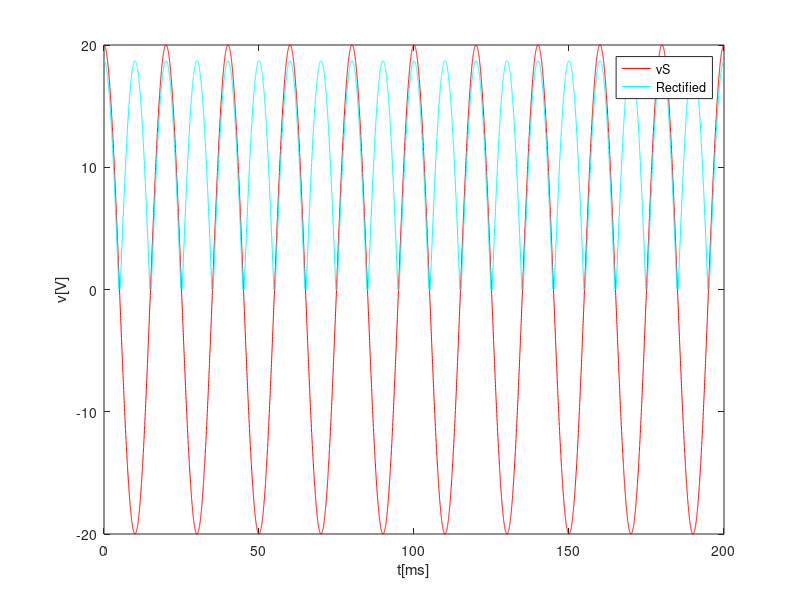
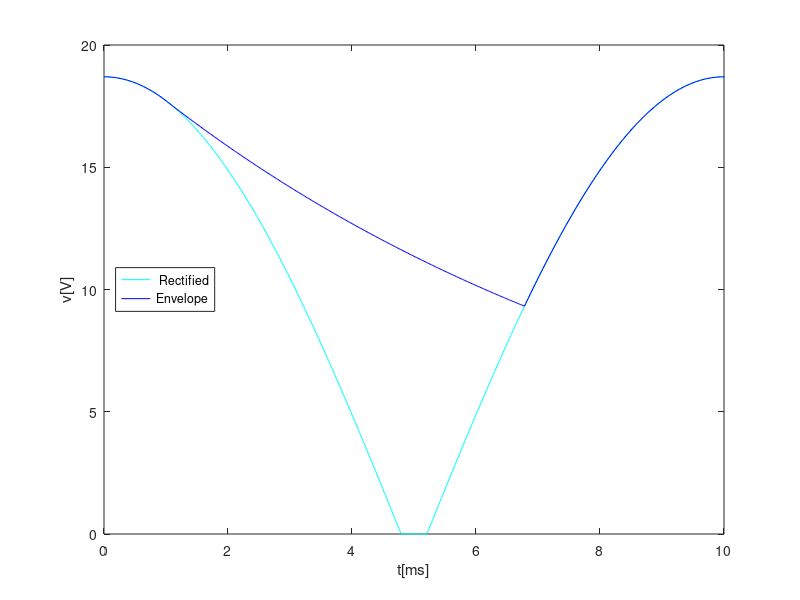
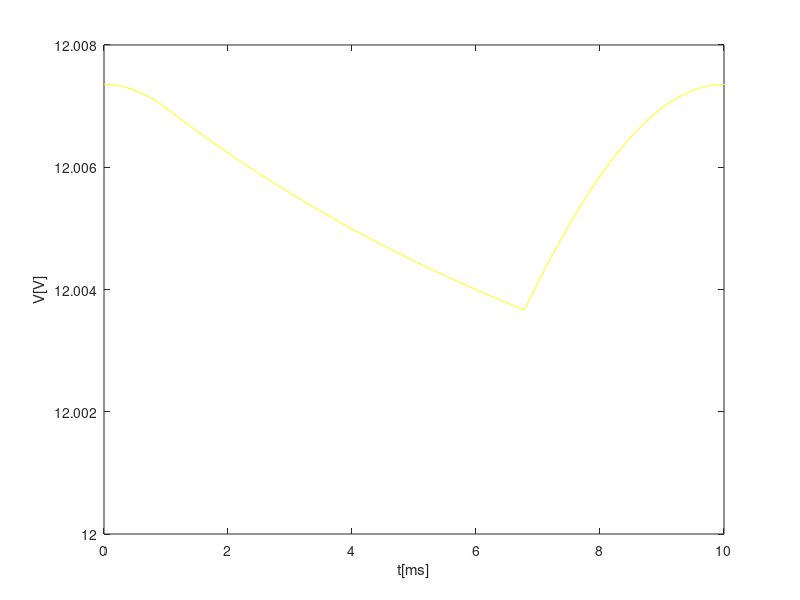
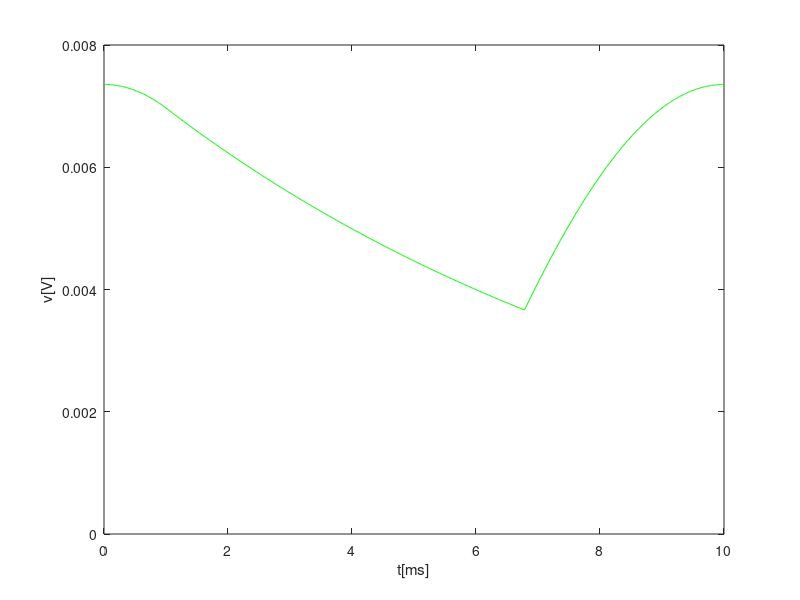

Write MATLAB code to recreate these figures, in order. (Note: this script raises an error after producing the figures.)
close all
clear all
vT=25e-3;
f=50;
w=2*pi*f;
R=3e3;
C=3e-6;
vON=0.65;

t=linspace(0, 0.2, 10000);
A = 20;
vS=A*cos(w*t);
vOhr= zeros(1,length(t));
for i=1:length(t)
  if(vS(i) >= 2*vON)
    vOhr(i) = vS(i) - 2*vON;
  elseif (vS(i)<= -2*vON)
    vOhr(i) = -vS(i) - 2*vON;
  else
    vOhr(i) = 0;
  endif
endfor

figure
plot(t*1000, vS, "r-;vS;")
hold on;
plot(t*1000, vOhr, "c-;Rectified;")
xlabel ("t[ms]")
ylabel ("v[V]")
print ("vo.eps", "-depsc");

%envelope detector
tOFF=atan(1/(w*R*C))/w

vOnexp = (A*cos(w*tOFF)- 2*vON)*exp(-(t-tOFF)/(R*C));

figure
plot(t*1000, vOhr, "c-; Rectified;")
hold on;
T=1/f
for i=1:length(t)
if t(i) < tOFF
    vO(i) = vOhr(i);
  elseif vOnexp(i) > vOhr(i)
   vO(i) = vOnexp(i);
  else
    vO(i) = vOhr(i);
  endif
endfor

plot(t*1000, vO, "b-;Envelope;")
hold off;
axis ([0 10])
xlabel ("t[ms]")
ylabel ("v[V]")
legend ('location', 'west');
print ("venvlope.eps", "-depsc");


%voltage regulator
Is=1e-12;
vT=25e-3;
vON=0.65;
Vd = 12/18;
vlim =18*vON;
rd=vT/(Is*exp(Vd/vT))
vo= zeros(1,length(t));
for i=1:length(t)
vo(i) =18*rd/(R+18*rd) *vO(i);
endfor

figure;
%limit
for i=1:length(t)
  if vO(i) > vlim
    vO(i) = vlim;
  elseif vO(i) < -vlim
    vO(i) = -vlim;
  endif
endfor
  VO=12;
  vOr= zeros(1,length(t));
for i=1:length(t)
vOr(i)=VO+vo(i);
endfor

plot(t*1000, vOr, 'y');
axis ([0 10])
xlabel ("t[ms]")
ylabel ("V[V]")
print ("vregulator.eps", "-depsc");

plot(t*1000, vo, 'g');
axis ([0 10])
xlabel ("t[ms]")
ylabel ("v[V]")
print ("vfinal.eps", "-depsc");


%DC output level
t2 = linspace(0, 0.2, 50);
aux= zeros(1,length(t2));
for i=1:length(t2)
  aux(i) = vOr(i);
endfor

vav = mean(aux, "a")


%Ripple
vmax = max(aux);
vmin = min(aux);

rip = vmax - vmin
